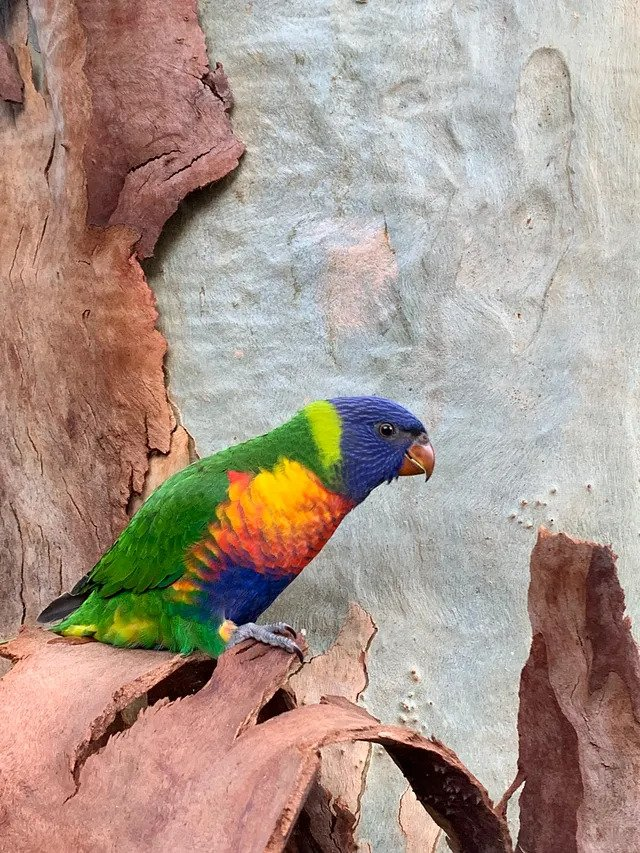
#> input picture HomeWork/dz56/lorikeet.jpg, 640 x 853 px
$ jupyter execute LESSON_56_PDS2.ipynb
#> lines starting #> are read from the running program, lines starting #| are printed output that depends on the picture
[cell 1]
# !pip install opencv-python

[cell 2]
import cv2
import numpy as np
import matplotlib.pyplot as plt
import matplotlib.colors as clr

[cell 3]
img = cv2.imread('lorikeet.jpg')
#> img is the input picture: shape (853, 640, 3); mean B, G, R 140.1, 151.4, 170
plt.axis('off')
plt.imshow(img)
plt.show()

[cell 4]
img_RGB = cv2.cvtColor(img, cv2.COLOR_BGR2RGB)

[cell 5]
plt.axis('off')
plt.imshow(img_RGB)
plt.show()

[cell 6]
R = img_RGB.copy()
G = img_RGB.copy()
B = img_RGB.copy()

[cell 7]
R[:,:,(1,2)] = 0
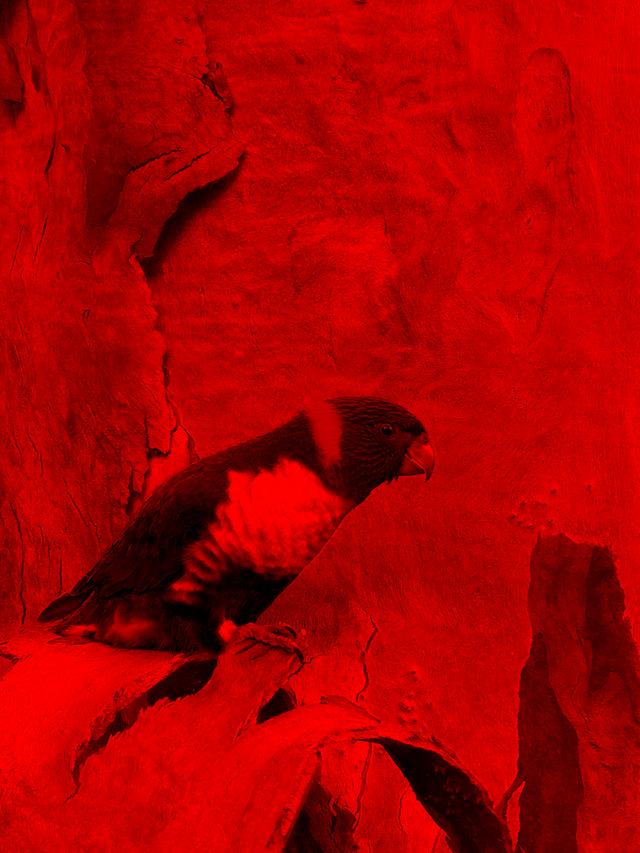
#> R: shape (853, 640, 3); mean R, G, B 170, 0, 0
plt.imshow(R)
plt.show()

[cell 8]
G[:,:,(0,2)] = 0
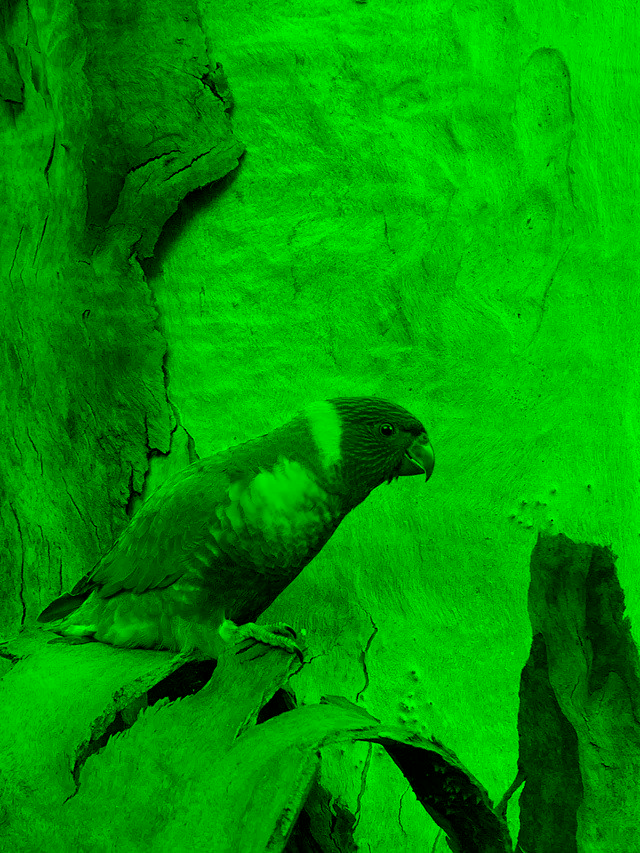
#> G: shape (853, 640, 3); mean R, G, B 0, 151.4, 0
plt.imshow(G)
plt.show()

[cell 9]
B[:,:,(0,1)] = 0
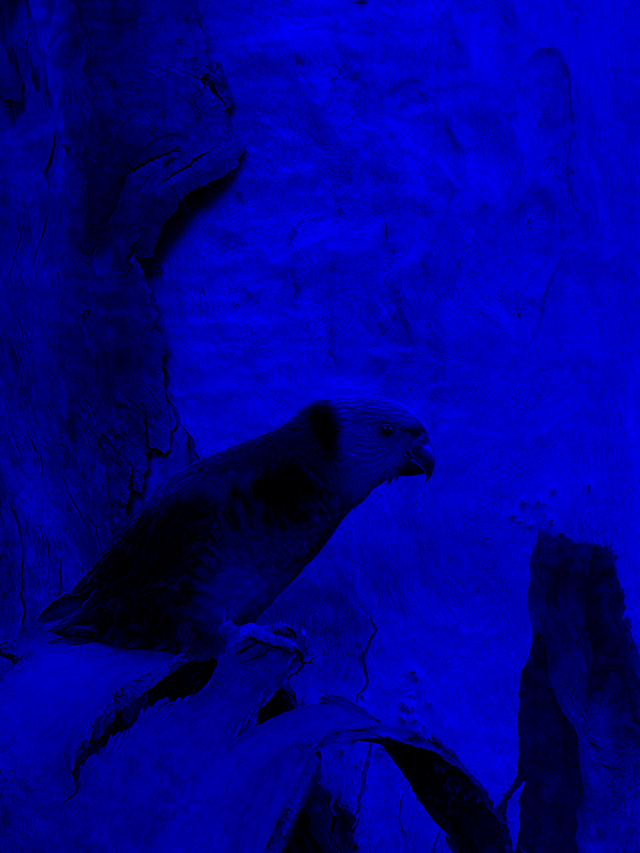
#> B: shape (853, 640, 3); mean R, G, B 0, 0, 140.1
plt.imshow(B)
plt.show()

[cell 10]
img_HSV = cv2.cvtColor(img_RGB, cv2.COLOR_RGB2HSV)
#> img_HSV: shape (853, 640, 3); mean H, S, V 38.7, 65.9, 175.6

[cell 11]
plt.imshow(img_HSV)
plt.show()

[cell 12]
H = img_HSV.copy()
S = img_HSV.copy()
V = img_HSV.copy()

[cell 13]
H[:,:, (1,2)] = 255
#> H: shape (853, 640, 3); mean H, S, V 38.7, 255, 255
H_RGB = cv2.cvtColor(H, cv2.COLOR_HSV2RGB)
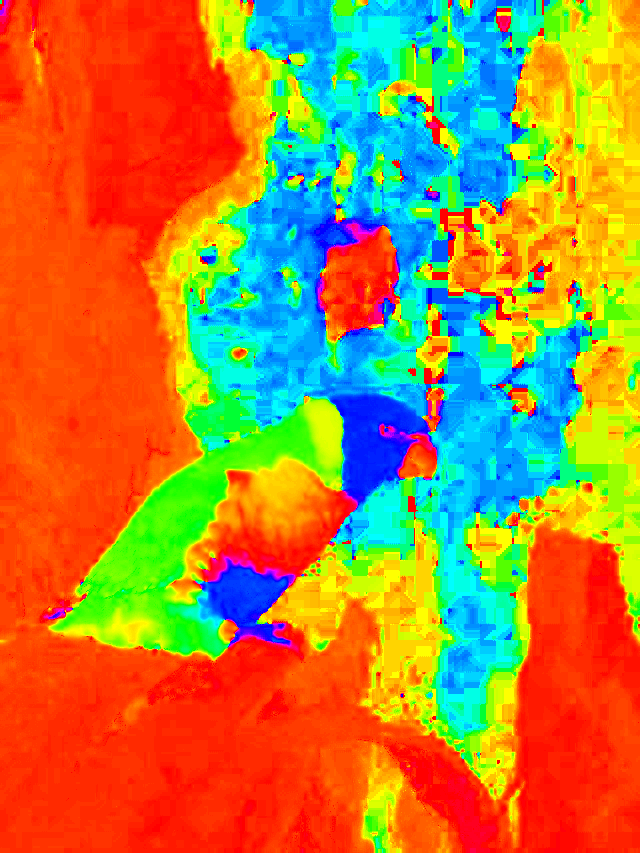
#> H_RGB: shape (853, 640, 3); mean R, G, B 175.5, 131.7, 58.3
plt.imshow(H)
plt.show()

$ run again, with HomeWork/dz56/cat.jpg copied over HomeWork/dz56/lorikeet.jpg
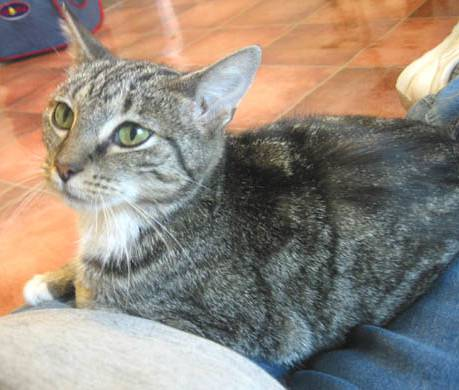
#> input picture HomeWork/dz56/cat.jpg, 459 x 390 px
#> img is the input picture: shape (390, 459, 3); mean B, G, R 125.1, 136.3, 147.5
#> `B[:,:,(0,1)] = 0`:
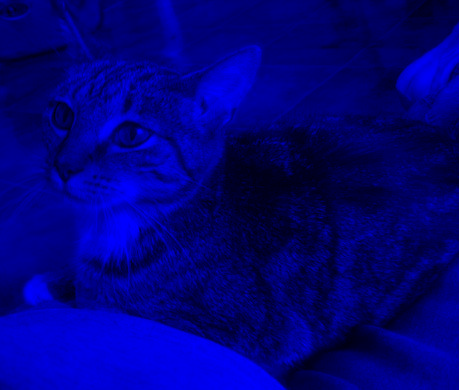
#> B: shape (390, 459, 3); mean R, G, B 0, 0, 125.1
#> img_HSV: shape (390, 459, 3); mean H, S, V 55, 58.9, 156.7
#> H: shape (390, 459, 3); mean H, S, V 55, 255, 255
#> `H_RGB = cv2.cvtColor(H, cv2.COLOR_HSV2RGB)`:
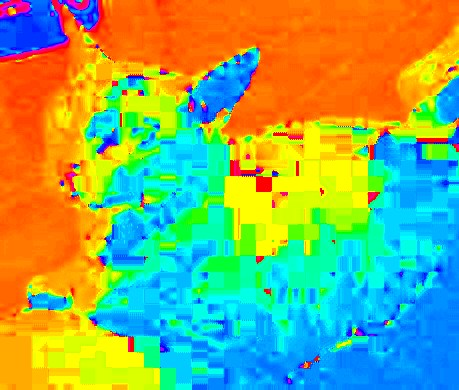
#> H_RGB: shape (390, 459, 3); mean R, G, B 133.2, 172.6, 102.3
